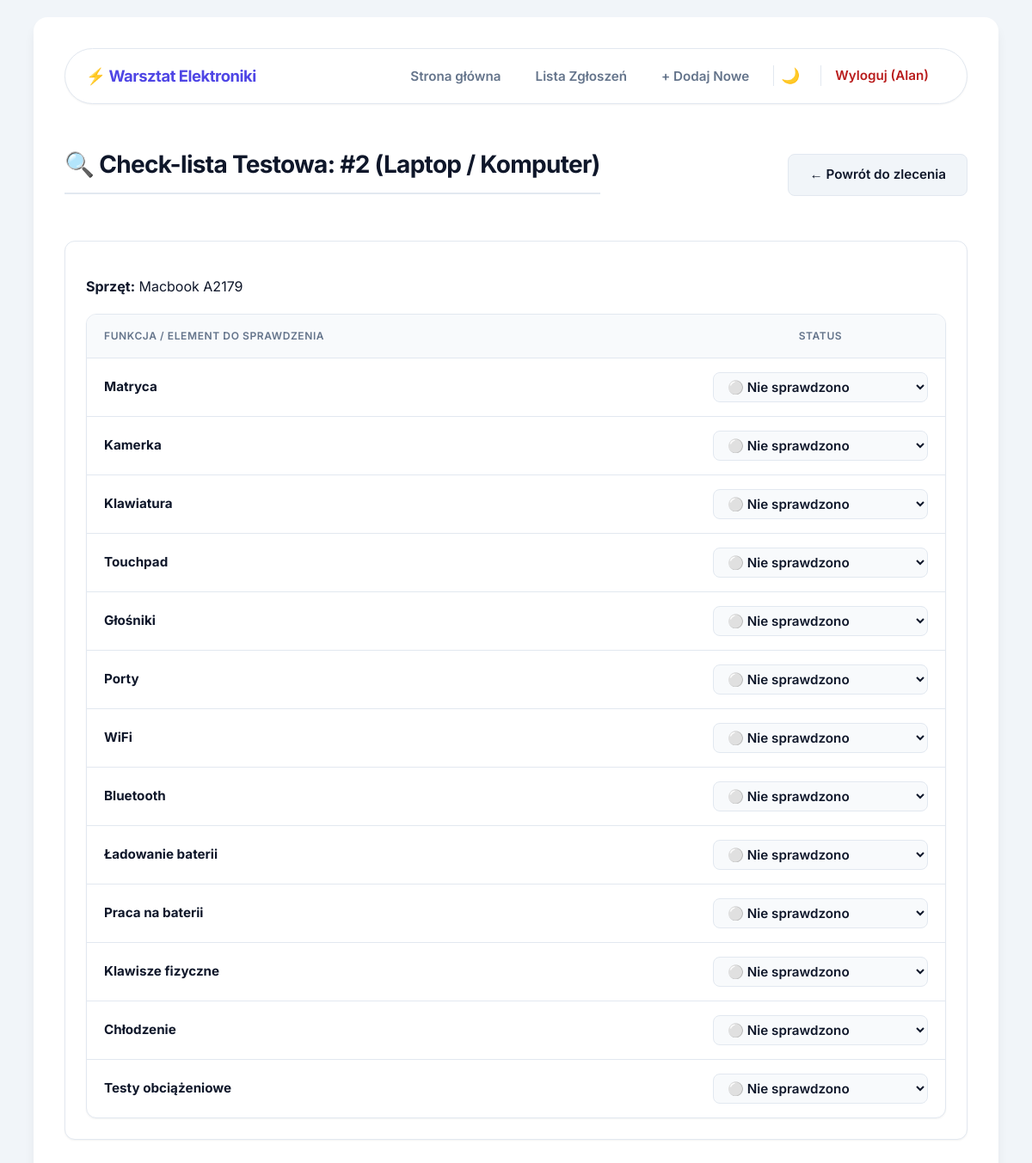
/test.php?id=2 (signed in), run on the app's committed database.
### tables this page shows
CREATE TABLE `zlecenia` (
  `id` int(11) NOT NULL,
  `orderType` varchar(20) DEFAULT NULL,
  `clientName` varchar(100) DEFAULT NULL,
  `clientPhone` varchar(20) DEFAULT NULL,
  `clientEmail` varchar(100) DEFAULT NULL,
  `price` decimal(10,2) DEFAULT NULL,
  `purchasePrice` decimal(10,2) DEFAULT NULL,
  `additionalCost` decimal(10,2) DEFAULT NULL,
  `purchaseSource` varchar(100) DEFAULT NULL,
  `deviceCategory` varchar(100) DEFAULT NULL,
  `deviceBrandModel` varchar(255) DEFAULT NULL,
  `serialNumber` varchar(100) DEFAULT NULL,
  `accessories` varchar(255) DEFAULT NULL,
  `visualCondition` text DEFAULT NULL,
  `faultDescription` text DEFAULT NULL,
  `initialStatus` varchar(50) DEFAULT NULL,
  `created_at` timestamp NOT NULL DEFAULT current_timestamp(),
  `admissionDate` date DEFAULT NULL,
  `repairNotes` text DEFAULT NULL,
  `lockCode` varchar(50) DEFAULT NULL,
  `salePrice` decimal(10,2) DEFAULT NULL,
  `saleDate` date DEFAULT NULL
);

### test.php (the view, shortened to what this page needs)
<?php
require_once 'db.php';
$id = null;
if (isset($_GET['id'])) {
    $id = $_GET['id'];
}
$stmt = $pdo->prepare("SELECT * FROM zlecenia WHERE id = :id");
$stmt->execute(array(':id' => $id));
$zlecenie = $stmt->fetch(PDO::FETCH_ASSOC);
$kategorieTestow = array(
    'Laptop / Komputer' => array(
        'matryca' => 'Matryca',
        'kamerka' => 'Kamerka',
        'klawiatura' => 'Klawiatura',
        'touchpad' => 'Touchpad',
        'glosniki' => 'Głośniki',
        'porty' => 'Porty',
        'wifi' => 'WiFi',
        'bluetooth' => 'Bluetooth',
        'ladowanie_baterii' => 'Ładowanie baterii',
        'praca_na_baterii' => 'Praca na baterii',
        'klawisze_fizyczne' => 'Klawisze fizyczne',
        'chlodzenie' => 'Chłodzenie',
        'testy_obciazeniowe' => 'Testy obciążeniowe'
    ),
    'Smartfon / Tablet' => array(
        'wyswietlacz' => 'Wyświetlacz',
        'dotyk' => 'Dotyk',
        'glosniki' => 'Głośniki',
        'mikrofony' => 'Mikrofony',
        'kamery' => 'Kamery',
        'wifi' => 'WiFi',
        'bluetooth' => 'Bluetooth',
        'zasieg_gsm' => 'Zasięg GSM',
        'ladowanie_baterii' => 'Ładowanie baterii',
        'komunikacja_usb' => 'Komunikacja USB',
        'dzialanie_na_baterii' => 'Działanie na baterii',
        'biometria' => 'Biometria',
        'karta_sd' => 'Karta SD',
        'przyciski_fizyczne' => 'Przyciski fizyczne'
    ),
    'Audio / Wzmacniacz' => array(
        'wejscia_sygnalowe' => 'Wejścia sygnałowe',
        'wyjscia_glosnikow' => 'Wyjścia głośników',
        'potencjometry' => 'Potencjometry',
        'przyciski_fizyczne' => 'Przyciski fizyczne',
        'radio_fm' => 'Radio FM'
    ),
    'Konsola' => array(
        'naped_cd' => 'Napęd CD',
        'porty_usb' => 'Porty USB',
        'hdmi' => 'HDMI',
        'rozdzielczosci' => 'Rozdzielczości',
        'chlodzenie' => 'Chłodzenie',
        'komunikacja_z_padem' => 'Komunikacja z padem',
        'wifi' => 'WiFi',
        'bluetooth' => 'Bluetooth',
        'lan' => 'LAN',
        'obciazenie' => 'Obciążenie'
    ),
    'Inne' => array(
        'zasilanie' => 'Zasilanie',
        'komunikacja' => 'Komunikacja',
        'ogolna_poprawnosc' => 'Ogólna poprawność działania'
    )
);
$kategoria = 'Inne';
if (isset($zlecenie['deviceCategory'])) {
    $kategoria = $zlecenie['deviceCategory'];
}
$dostepneTesty = $kategorieTestow['Inne'];
if (isset($kategorieTestow[$kategoria])) {
    $dostepneTesty = $kategorieTestow[$kategoria];
}
require_once 'header.php';
?>
<div class="header-bar">
    <h1>🔍 Check-lista Testowa: #<?php echo htmlspecialchars($zlecenie['id']); ?> (<?php echo htmlspecialchars($kategoria); ?>)</h1>
    <a href="obsluga.php?id=<?php echo htmlspecialchars($zlecenie['id']); ?>" class="btn btn-secondary">← Powrót do zlecenia</a>
</div>
<div class="info-card">
    <p class="test-subtitle"><b>Sprzęt:</b> <?php echo htmlspecialchars($zlecenie['deviceBrandModel']); ?></p>
    <div class="table-wrapper">
        <table>
            <thead>
                <tr>
                    <th>Funkcja / Element do sprawdzenia</th>
                    <th class="th-status-col">Status</th>
                </tr>
            </thead>
            <tbody>
                <?php foreach ($dostepneTesty as $klucz => $nazwa) {
                    $aktualnyStatus = 'nie_sprawdzono';
                ?>
                    <tr>
                        <td><b><?php echo htmlspecialchars($nazwa); ?></b></td>
                        <td class="td-status-col">
                            <select onchange="zmienStatus(this, '<?php echo htmlspecialchars($klucz); ?>', <?php echo $id; ?>)" class="select-status-box">
                                <option value="nie_sprawdzono" <?php if ($aktualnyStatus === 'nie_sprawdzono') { echo 'selected'; } ?>>⚪ Nie sprawdzono</option>
                            </select>
                        </td>
                    </tr>
                <?php } ?>
            </tbody>
        </table>
    </div>
</div>
<?php require_once 'footer.php'; ?>

### style.css (style rules this page uses)
:root { --bg-color: #f1f5f9; --card-bg: #ffffff; --text-color: #0f172a; --text-muted: #64748b; --border-color: #e2e8f0; --accent-color: #4f46e5; --accent-hover: #4338ca; --success-bg: #dcfce7; --success-color: #15803d; --error-bg: #fee2e2; --error-color: #b91c1c; --input-bg: #f8fafc; --nav-hover-bg: #e0e7ff; --btn-sec-bg: #f1f5f9; --btn-sec-hover: #e2e8f0; --container-border: rgba(255, 255, 255, 0.5); --shadow-sm: 0 1px 2px 0 rgb(0 0 0 / 0.05); --shadow-md: 0 4px 6px -1px rgb(0 0 0 / 0.1), 0 2px 4px -2px rgb(0 0 0 / 0.1); --shadow-lg: 0 10px 15px -3px rgb(0 0 0 / 0.08), 0 4px 6px -4px rgb(0 0 0 / 0.04); --radius-md: 8px; --radius-lg: 12px; --radius-xl: 16px; --transition: all 0.2s ease-in-out; }
body { font-family: 'Inter', sans-serif; background-color: var(--bg-color); color: var(--text-color); margin: 0; padding: 20px 10px; line-height: 1.5; transition: background-color 0.3s ease, color 0.3s ease; }
h1 { color: var(--text-color); font-size: 1.75rem; font-weight: 700; margin-bottom: 30px; border-bottom: 2px solid var(--border-color); padding-bottom: 12px; letter-spacing: -0.025em; }
input, select, textarea { padding: 12px 16px; border: 1px solid var(--border-color); border-radius: var(--radius-md); font-size: 0.95rem; background-color: var(--input-bg); color: var(--text-color); outline: none; font-family: inherit; transition: var(--transition); }
.btn { text-decoration: none; padding: 12px 24px; border: none; border-radius: var(--radius-md); font-weight: 600; cursor: pointer; transition: var(--transition); font-size: 0.95rem; font-family: inherit; display: inline-flex; align-items: center; justify-content: center; gap: 8px; }
.btn-secondary { background-color: var(--btn-sec-bg); color: var(--text-color); border: 1px solid var(--border-color); }
.info-card { background-color: var(--card-bg); border: 1px solid var(--border-color); border-radius: var(--radius-lg); padding: 24px; margin-bottom: 24px; box-shadow: var(--shadow-sm); }
.table-wrapper { overflow-x: auto; border-radius: var(--radius-lg); border: 1px solid var(--border-color); box-shadow: var(--shadow-sm); background-color: var(--card-bg); }
table { width: 100%; border-collapse: collapse; }
th, td { padding: 16px 20px; text-align: left; border-bottom: 1px solid var(--border-color); font-size: 0.95rem; }
th { background-color: var(--input-bg); color: var(--text-muted); font-weight: 600; text-transform: uppercase; font-size: 0.75rem; letter-spacing: 0.05em; white-space: nowrap; }
tbody tr { transition: var(--transition); }
tr:last-child td { border-bottom: none; }
.header-bar { display: flex; justify-content: space-between; align-items: center; margin-bottom: 24px; }
.test-subtitle { margin-bottom: 20px; }
.th-status-col { width: 250px; text-align: center; }
.td-status-col { text-align: center; }
.select-status-box { padding: 6px 12px; font-weight: 600; width: 100%; }

### data on the page
zlecenia: id "2", deviceCategory "Laptop / Komputer", deviceBrandModel "Macbook A2179", deviceCategory "Matryca", deviceCategory "Kamerka", deviceCategory "Klawiatura", deviceCategory "Touchpad", deviceCategory "Głośniki", deviceCategory "Porty", deviceCategory "WiFi", deviceCategory "Bluetooth", deviceCategory "Ładowanie baterii", deviceCategory "Praca na baterii", deviceCategory "Klawisze fizyczne", deviceCategory "Chłodzenie", deviceCategory "Testy obciążeniowe"

### other printed values
$_SESSION['user_login'] "Alan"
